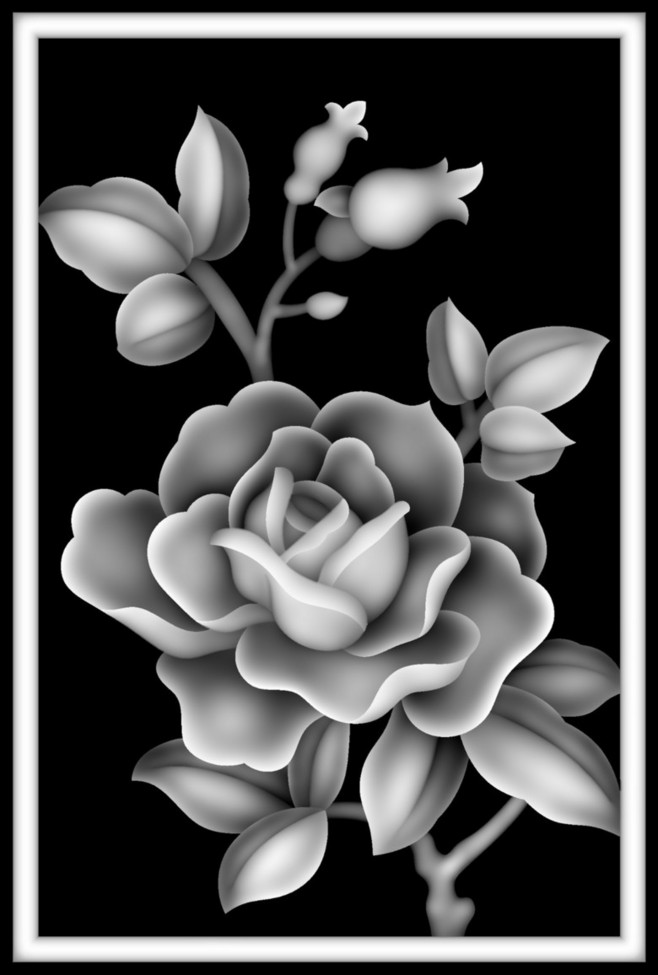
%> input picture hua_gray.png, 658 x 975 px
$ octave image_wavelet.m   (GNU Octave 9; MATLAB toolbox functions it lacks are replaced by stand-ins)
%> lines starting %> are read from the running program, lines starting %| are printed output that depends on the picture
%小波变换，二维图像的
%https://blog.csdn.net/qq_15295565/article/details/87891843
clc;
clear;
close all;
% 装载图像
% load hua;
% X包含载入的图像
% X = imread ('hua_color.jpg');%彩色图不需要上色 colormap
X = imread ('hua_gray.png');
%> X is the input picture: size 975x658x3 uint8; min 0, max 255, mean 82.8
% 绘制原始图像
figure(1);
subplot(2,2,1);
image(X);
% colormap(map); %将当前图窗的颜色图设置为 map 指定的颜色图，map是一个颜色矩阵
title('原始图像');
% 使用sym5对X进行尺度为2的分解
[c,s] = wavedec2(X,1,'sym5');
%> s = [492 333 3; 492 333 3; 975 658 3]
% 从小波分解结构[c,s]进行尺度为1和2时的低频重构
a1 = wrcoef2('a',c,s,'sym5',1); %wrcoef2 reconstructs the coefficients of an image.
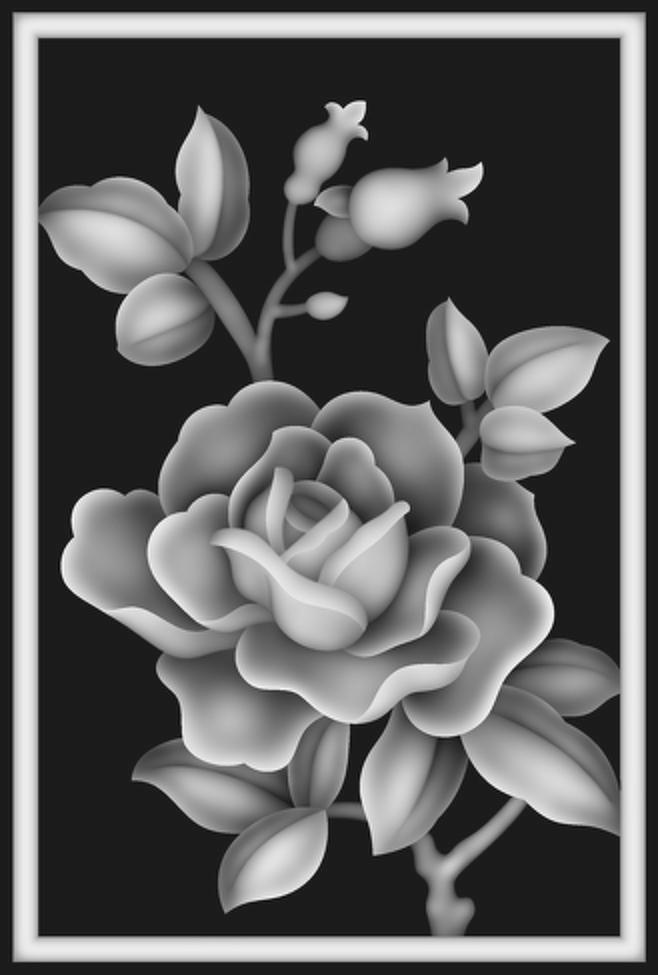
%> a1: size 975x658x3 double; min -33.59, max 276.9, mean 82.8; drawn with min black and max white
a2 = wrcoef2('a',c,s,'sym5',2); %X = wrcoef2('type',C,S,wname,N) computes the matrix of reconstructed coefficients of level N, based on the wavelet decomposition structure [C,S]
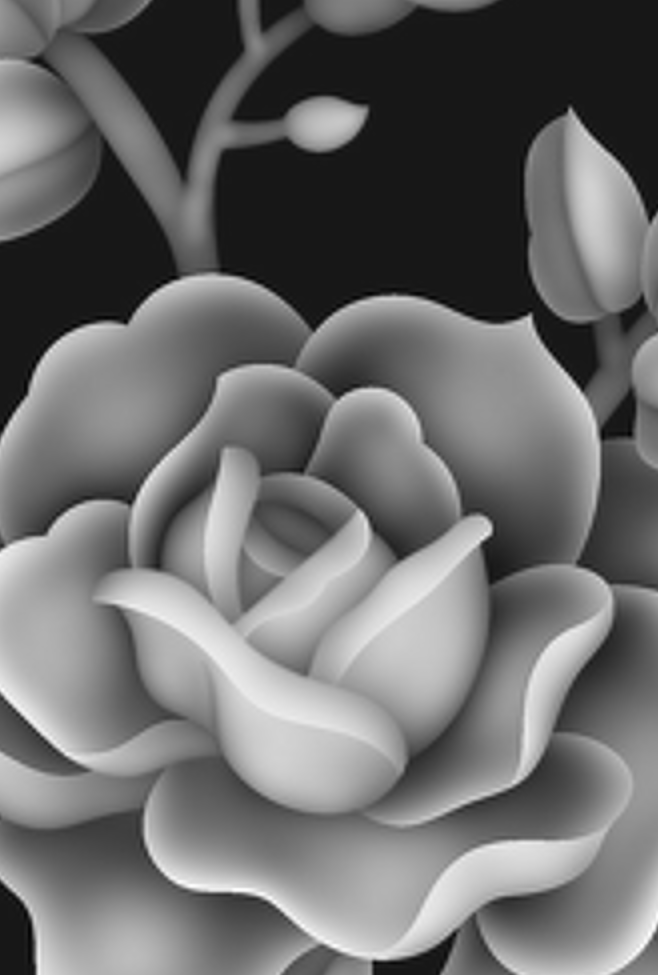
%> a2: size 975x658x3 double; min -13.86, max 135.8, mean 50.2; drawn with min black and max white

% 绘制尺度为1时的低频图像
subplot(2,2,3);
image(a1);%colormap(map);
title('尺度为1时的低频图像');
% 绘制尺度为2时的低频图像
subplot(2,2,4);
image(a2);%colormap(map);
title('尺度为2时的低频图像');
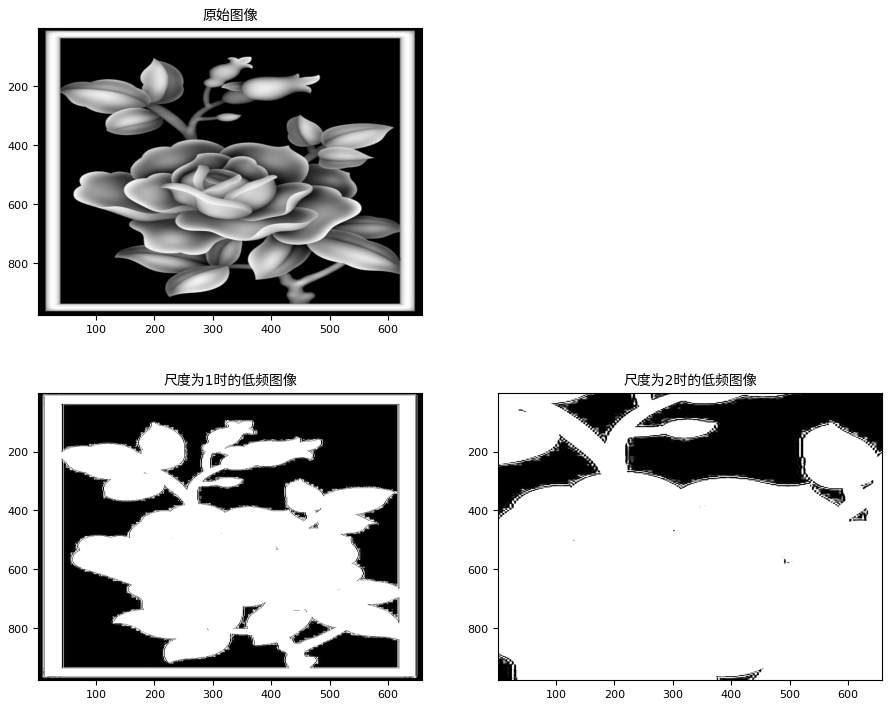
%> figure redrawn from the program's plot data, 3 panels
% 从小波分解结构[c,s]在尺度为2时重构高频
% 'h' 是水平方向
% 'v' 是垂直方向
% 'd' 是对角方向
hd2 = wrcoef2('h',c,s,'sym5',1);
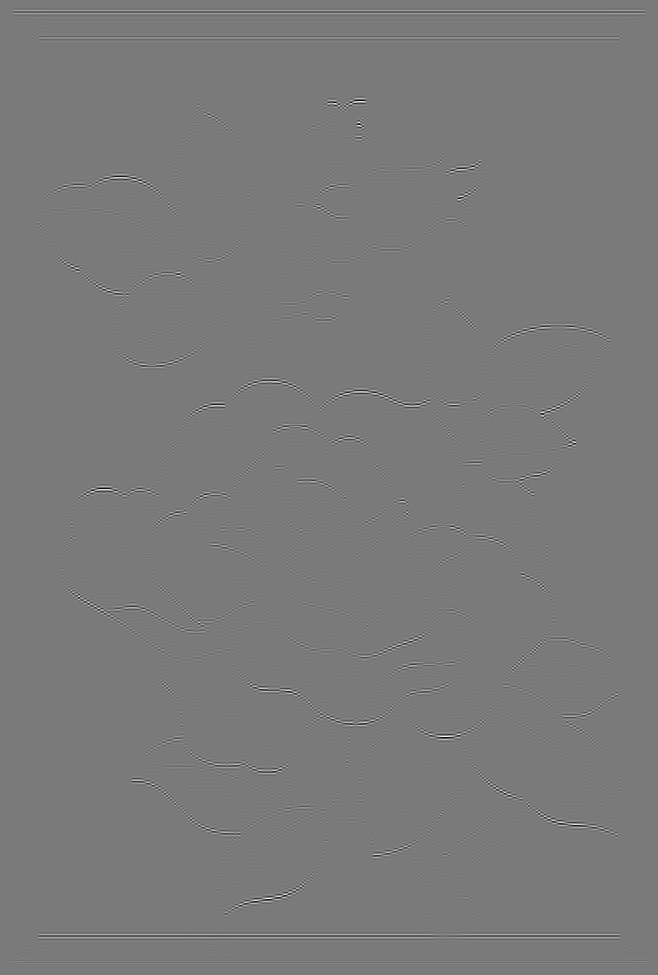
%> hd2: size 975x658x3 double; min -43.77, max 47.25, mean 0; drawn with min black and max white
vd2 = wrcoef2('v',c,s,'sym5',1);
dd2 = wrcoef2('d',c,s,'sym5',1);
% 绘制高频图像
figure(2);
subplot(2,2,1);
image(hd2);%colormap(map);
title('尺度为2时的水平高频图像');
subplot(2,2,2);
image(vd2);%colormap(map);
title('尺度为2时的垂直高频图像');
subplot(2,2,3);
image(dd2);%colormap(map);
title('尺度为2时的对角高频图像');
subplot(2,2,4);
image(hd2+dd2+vd2+double(a1));%colormap(map);
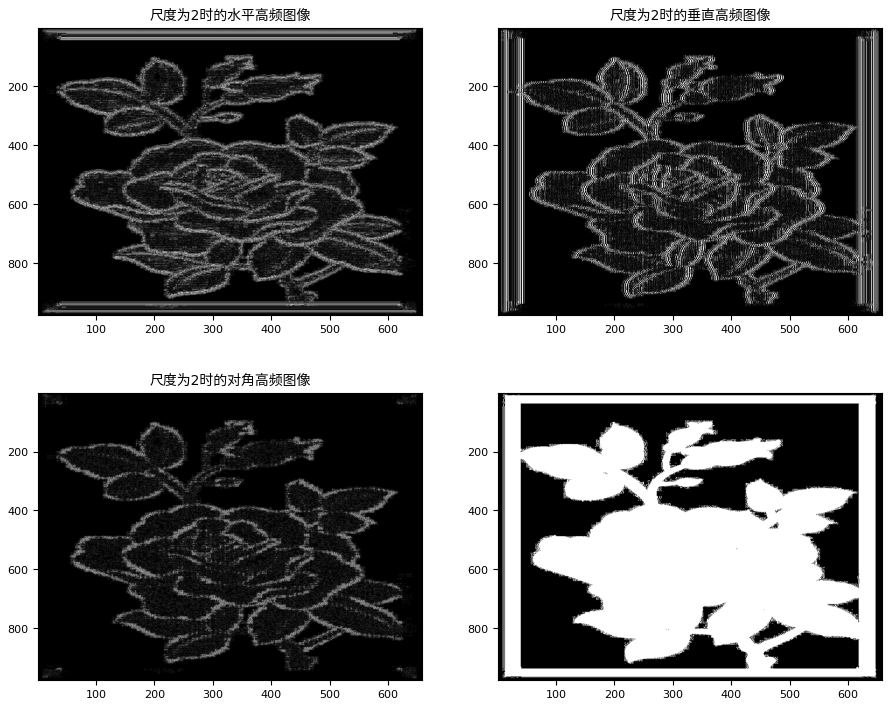
%> figure redrawn from the program's plot data, 4 panels
% 验证这些图像的长度都是sX
sX = size(X)
%> sX = [975 658 3]
sa1 = size(a1)
%> sa1 = [975 658 3]
shd2 = size(hd2)
%> shd2 = [975 658 3]
newfig = hd2+dd2+vd2+double(a1)- double(X);
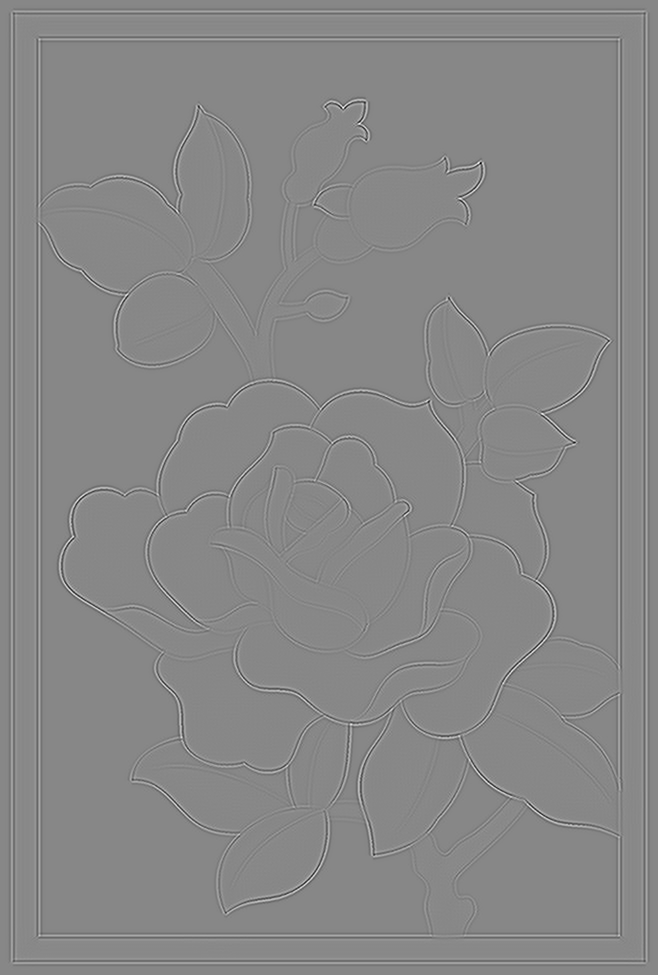
%> newfig: size 975x658x3 double; min -4.65e-11, max 4.11e-11, mean 7.17e-14; drawn with min black and max white
%> (the run ends here)
